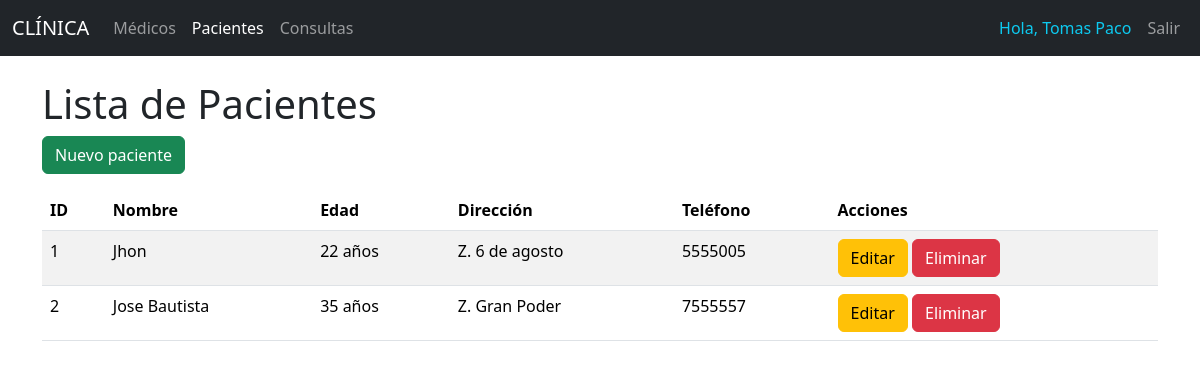
The app's page /pacientes/ (signed in) with its own data.
### models/paciente_model.py (models this page shows, shortened)
class Paciente(db.Model):
    __tablename__ = "pacientes"
    id = db.Column(db.Integer, primary_key=True)
    nombre = db.Column(db.String(80), nullable=False)
    edad = db.Column(db.Integer, nullable=False)
    direccion = db.Column(db.String(200), nullable=False)
    telefono = db.Column(db.String(20), nullable=False)
    consultas = db.relationship('Consulta', back_populates='paciente', cascade="all, delete-orphan")
    @staticmethod
    def get_all():
        return Paciente.query.all()
    def delete(self):
        db.session.delete(self)
        db.session.commit()

### controllers/paciente_controller.py (the view)
@paciente_bp.route("/")
def index():
    pacientes = Paciente.get_all()
    return paciente_view.list(pacientes)

### run.py (called while the page is built)
@app.context_processor
def inject_active_path():
    def is_active(path):
        return 'active' if request.path == path else ''
    return(dict(is_active = is_active))

### view/paciente_view.py (called while the page is built)
def list(pacientes):
    return render_template('pacientes/index.html', pacientes=pacientes)

### templates/pacientes/index.html (shortened to what this page needs)
{% extends 'base.html' %}
{% block content %}
<h1>Lista de Pacientes</h1>
<a href="{{ url_for('paciente.create') }}" class="btn btn-success mb-3">Nuevo paciente</a>
<table class="table table-striped">
    <thead>
        <tr>
            <th>ID</th>
            <th>Nombre</th>
            <th>Edad</th>
            <th>Dirección</th>
            <th>Teléfono</th>
            <th>Acciones</th>
        </tr>
    </thead>
    <tbody>
        {% for item in pacientes %}
        <tr>
            <td>{{ item.id }}</td>
            <td>{{ item.nombre }}</td>
            <td>{{ item.edad }} años</td>
            <td>{{ item.direccion }}</td>
            <td>{{ item.telefono }}</td>
            <td>
                <a href="{{ url_for('paciente.edit', id=item.id) }}" class="btn btn-warning">Editar</a>
                <a href="{{ url_for('paciente.delete', id=item.id) }}" class="btn btn-danger" onclick="return confirm('Estás seguro de eliminar ?')">Eliminar</a>
            </td>
        </tr>
        {% endfor %}
    </tbody>
</table>
{% endblock %}

### records on screen
Paciente: id "1", nombre "Jhon", edad "22", direccion "Z. 6 de agosto", telefono "5555005"
Paciente: id "2", nombre "Jose Bautista", edad "35", direccion "Z. Gran Poder", telefono "7555557"

### other values on screen
{{ session.user_name }} "Tomas Paco"
